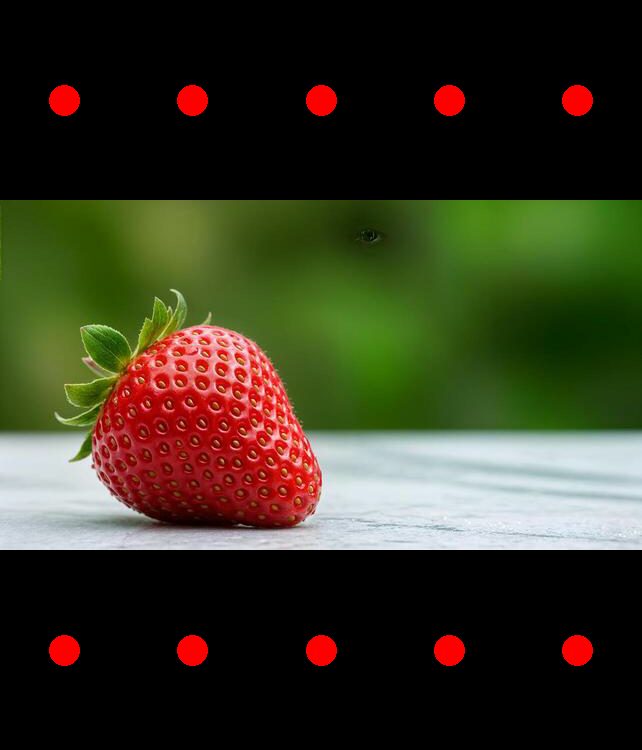
//> input picture demo/input.png, 642 x 750 px
$ ./main_cv   (built with g++ and OpenCV 4)
//> lines starting //> are read from the running program, lines starting //| are printed output that depends on the picture; after the words box and inside, x2 and y2 are one past the last pixel; in counts of white or black regions, pixels touching at a corner belong together
//> further down, img is the input picture: 750 rows x 642 cols, CV_8UC3; mean B, G, R 34, 53.7, 56
#include <chrono>
#include <cstddef>
#include <fstream>
#include <iostream>
#include <unistd.h>
#include <vector>

#include <opencv4/opencv2/opencv.hpp>

std::size_t getCurrentRSS() {
        std::ifstream stat_stream("/proc/self/statm");
        std::size_t   rss_pages   = 0;
        std::size_t   total_pages = 0;
        stat_stream >> total_pages >> rss_pages;
        return rss_pages * sysconf(_SC_PAGESIZE);
}

static inline uchar clamp_u8_int(int v) {
        if (v < 0) return 0;
        if (v > 255) return 255;
        return static_cast< uchar >(v);
}

static inline void rgb_to_yuv(uint8_t r, uint8_t g, uint8_t b, uint8_t& y, uint8_t& u, uint8_t& v) {

        const int yi = ((66 * r + 129 * g + 25 * b + 128) >> 8) + 16;
        const int ui = ((-38 * r - 74 * g + 112 * b + 128) >> 8) + 128;
        const int vi = ((112 * r - 94 * g - 18 * b + 128) >> 8) + 128;
        y            = clamp_u8_int(yi);
        u            = clamp_u8_int(ui);
        v            = clamp_u8_int(vi);
}


static cv::Mat threshold_red_yuv420(const cv::Mat& bgr) {
        cv::Mat yuv;
        cv::cvtColor(bgr, yuv, cv::COLOR_BGR2YUV_I420);
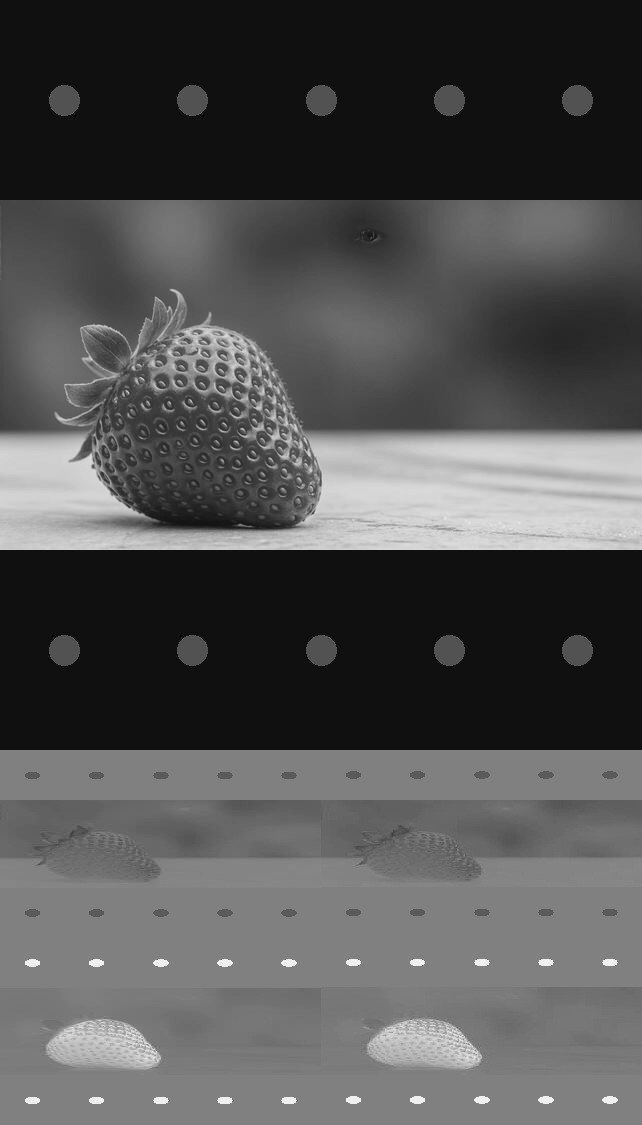
//> yuv: 1125 rows x 642 cols, CV_8UC1; min 16, max 240, mean 82.1
        const int      w  = bgr.cols;
//> w = 642
        const int      h  = bgr.rows;
//> h = 750
        const int      hw = w >> 1;
//> hw = 321
        const uint8_t* y  = yuv.data;
        const uint8_t* u  = y + w * h;
        const uint8_t* v  = u + (w * h) / 4;

        uint8_t        target_y, target_u, target_v;
        rgb_to_yuv(255, 0, 0, target_y, target_u, target_v);
        (void)target_y;
        const uint8_t uv_tol = 40;
        const uint8_t y_min  = 80;

        cv::Mat       bin(h, w, CV_8UC1);
        for (int j = 0; j < h; ++j) {
                const uint8_t* yrow = y + j * w;
                const uint8_t* up   = u + (j >> 1) * hw;
                const uint8_t* vp   = v + (j >> 1) * hw;
                uint8_t*       dst  = bin.ptr< uint8_t >(j);
                for (int i = 0; i < w; ++i) {
                        const uint8_t uu = up[i >> 1];
                        const uint8_t vv = vp[i >> 1];
                        uint8_t       ok = (static_cast< uint8_t >(std::abs(int(uu) - int(target_u))) <= uv_tol) &
                                     (static_cast< uint8_t >(std::abs(int(vv) - int(target_v))) <= uv_tol);
                        if (ok) ok = (yrow[i] >= y_min);
                        dst[i] = ok ? 255u : 0u;
                }
        }
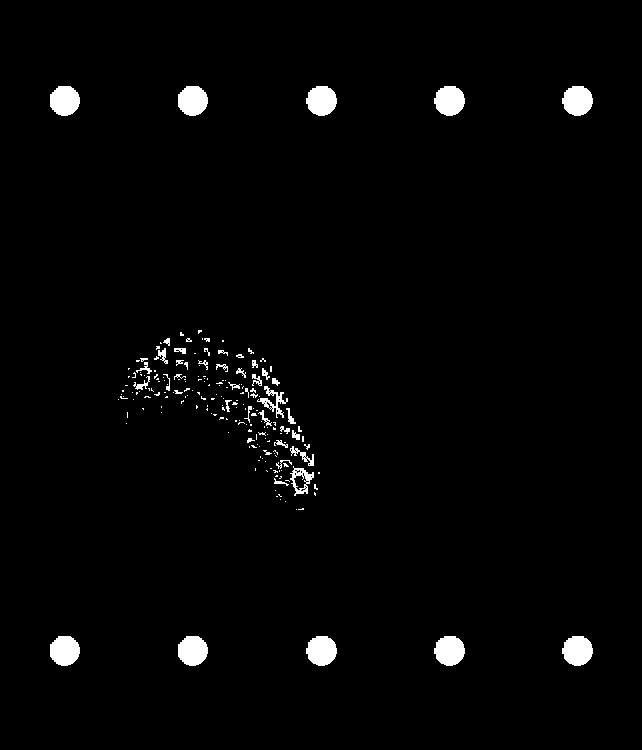
//> bin: 750 rows x 642 cols, CV_8UC1; 2.1% white; 199 white regions (155 under 20 px), largest, box (x1, y1, x2, y2) and area: (306, 86, 337, 116) 724, (434, 86, 465, 116) 724, (562, 86, 593, 116) 724
        return bin;
}

int main() {
        bool        show = false;
        const char* path = "input.png";
        if (const char* env = std::getenv("SHOW")) show = (std::atoi(env) != 0);

        cv::Mat img = cv::imread(path, cv::IMREAD_COLOR);
        if (img.empty()) {
                std::cerr << "Error: cannot load input.png\n";
                return 1;
        }


        const double min_d           = 8.0;
        const double max_d           = 96.0;

        const double min_area        = CV_PI * (0.5 * min_d) * (0.5 * min_d);
        const double max_area        = CV_PI * (0.5 * max_d) * (0.5 * max_d);

        const double circ_min_aspect = std::clamp(0.80, 0.60, 0.95);
        const double inv_ds          = 1.0;
        const double inv_ds2         = inv_ds * inv_ds;

        struct Cand {
                double      area_full;
                cv::Point2f c_full;
                float       r_full;
        };
        struct DrawElem {
                cv::Point2f c;
                float       r;
        };

        const int            iters = 1;
        cv::Mat              labels, stats, centroids;
        std::vector< Cand >  cands;

        auto                 t0  = std::chrono::high_resolution_clock::now();
        cv::Mat              bin = threshold_red_yuv420(img);


        static const cv::Mat k3  = cv::getStructuringElement(cv::MORPH_CROSS, {3, 3});
        cv::morphologyEx(bin, bin, cv::MORPH_OPEN, k3, {-1, -1}, 1);
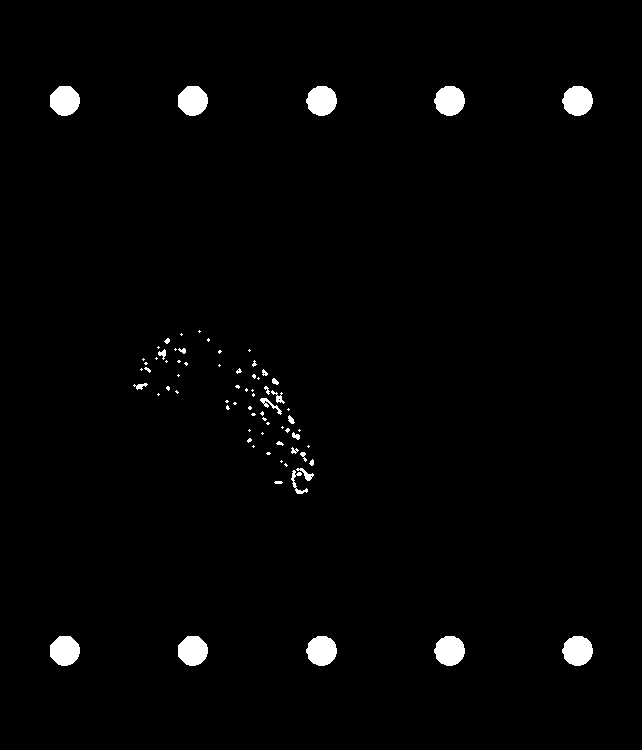
//> bin: 750 rows x 642 cols, CV_8UC1; 1.7% white; 76 white regions (47 under 20 px), largest, box (x1, y1, x2, y2) and area: (306, 86, 337, 116) 717, (434, 86, 465, 116) 717, (562, 86, 593, 116) 717
        cv::morphologyEx(bin, bin, cv::MORPH_CLOSE, k3, {-1, -1}, 1);

        int num_components = 0;
        for (int i = 0; i < iters; ++i) {
                num_components =
                    cv::connectedComponentsWithStats(bin, labels, stats, centroids, 8, CV_32S, cv::CCL_SPAGHETTI);
                cands.clear();
                for (int lab = 1; lab < num_components; ++lab) {
                        int area_s = stats.at< int >(lab, cv::CC_STAT_AREA);
                        if (area_s < 4) continue;
                        int bb_w = stats.at< int >(lab, cv::CC_STAT_WIDTH);
                        int bb_h = stats.at< int >(lab, cv::CC_STAT_HEIGHT);
                        if (bb_w < 2 || bb_h < 2) continue;
                        double aspect = double(std::min(bb_w, bb_h)) / double(std::max(bb_w, bb_h));
                        if (aspect < circ_min_aspect) continue;
                        double extent = double(area_s) / double(bb_w * bb_h);
                        if (extent < 0.50) continue;
                        double area_full = double(area_s) * inv_ds2;
                        if (area_full < min_area || area_full > max_area) continue;
                        double      cx_s = centroids.at< double >(lab, 0);
                        double      cy_s = centroids.at< double >(lab, 1);
                        cv::Point2f c_full(float(cx_s * inv_ds), float(cy_s * inv_ds));
                        float       r_full = float(std::sqrt(area_full / CV_PI));
                        cands.push_back({area_full, c_full, r_full});
                }
                std::sort(
                    cands.begin(), cands.end(), [](const Cand& a, const Cand& b) { return a.area_full > b.area_full; });
                if (cands.size() > 10) cands.resize(10);
        }
//> this loop made 1 pass
//> num_components on pass 1: 74
        auto   t1 = std::chrono::high_resolution_clock::now();
        double ms = std::chrono::duration< double, std::milli >(t1 - t0).count() / iters;

        std::cout << "OpenCV Spaghetti Components: " << num_components - 1 << "\n";
//| OpenCV Spaghetti Components: 73
        std::cout << "Candidates: " << cands.size() << "\n";
        std::cout << "OpenCV Spaghetti Avg Time (" << iters << " iters): " << ms << " ms\n";
        std::cout << "Memory used: " << getCurrentRSS() / (1024.0 * 1024.0) << " MB\n";

        if (show) {
                cv::RNG rng(123);
                cv::Mat vis = cv::Mat::zeros(labels.size(), CV_8UC3);
                for (int i = 1; i < num_components; ++i) {
                        int      x = stats.at< int >(i, cv::CC_STAT_LEFT);
                        int      y = stats.at< int >(i, cv::CC_STAT_TOP);
                        int      w = stats.at< int >(i, cv::CC_STAT_WIDTH);
                        int      h = stats.at< int >(i, cv::CC_STAT_HEIGHT);
                        cv::Rect bb(x - 2, y - 2, w + 4, h + 4);
                        cv::rectangle(vis, bb, cv::Scalar(255, 255, 255), 1);
                }


                std::vector< DrawElem > draws;
                if (!cands.empty()) {
                        for (const auto& c : cands) {
                                draws.push_back({c.c_full, c.r_full});
                        }
                } else {
                        for (int i = 1; i < num_components; ++i) {
                                float cx = static_cast< float >(centroids.at< double >(i, 0));
                                float cy = static_cast< float >(centroids.at< double >(i, 1));
                                int   w  = stats.at< int >(i, cv::CC_STAT_WIDTH);
                                int   h  = stats.at< int >(i, cv::CC_STAT_HEIGHT);
                                float r  = 0.5f * std::min(w, h);
                                draws.push_back({cv::Point2f(cx, cy), r});
                        }
                }

                for (size_t i = 0; i < draws.size(); ++i) {
                        const auto& d = draws[i];
                        cv::Scalar  col(rng.uniform(0, 256), rng.uniform(0, 256), rng.uniform(0, 256));
                        cv::circle(vis, d.c, d.r, col, 2);
                        cv::circle(vis, d.c, 2, cv::Scalar(0, 255, 255), cv::FILLED);
                        cv::putText(
                            vis, std::to_string(i), d.c + cv::Point2f(4, -4), cv::FONT_HERSHEY_SIMPLEX, 0.5, col, 1);
                }

                cv::imshow("Binary", bin);
                cv::imshow("OpenCV CCL_SPAGHETTI", vis);
                cv::waitKey(0);
                cv::destroyAllWindows();
        }
        return 0;
}
